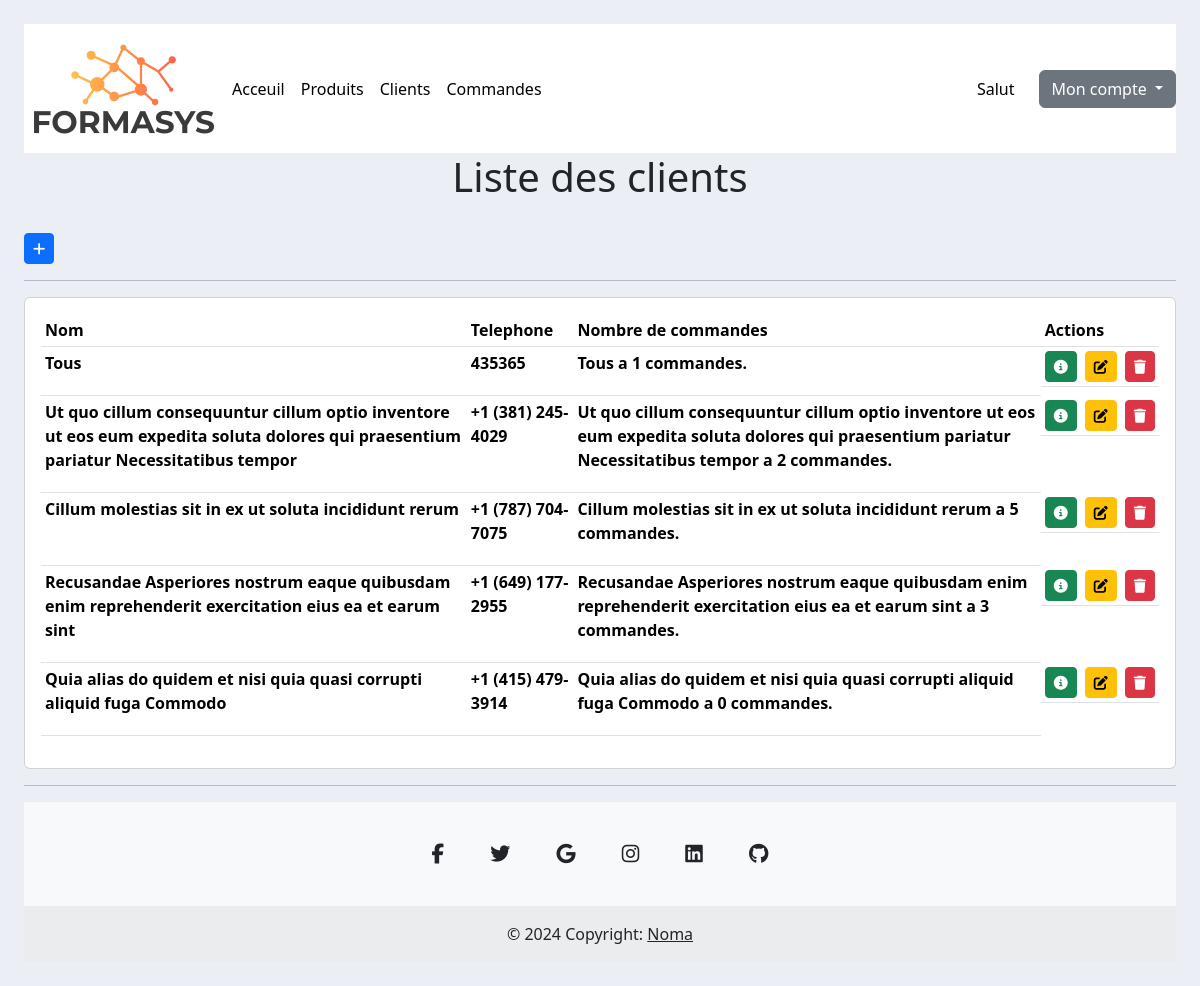
The app's page /client/list_client/ (signed in), older data.
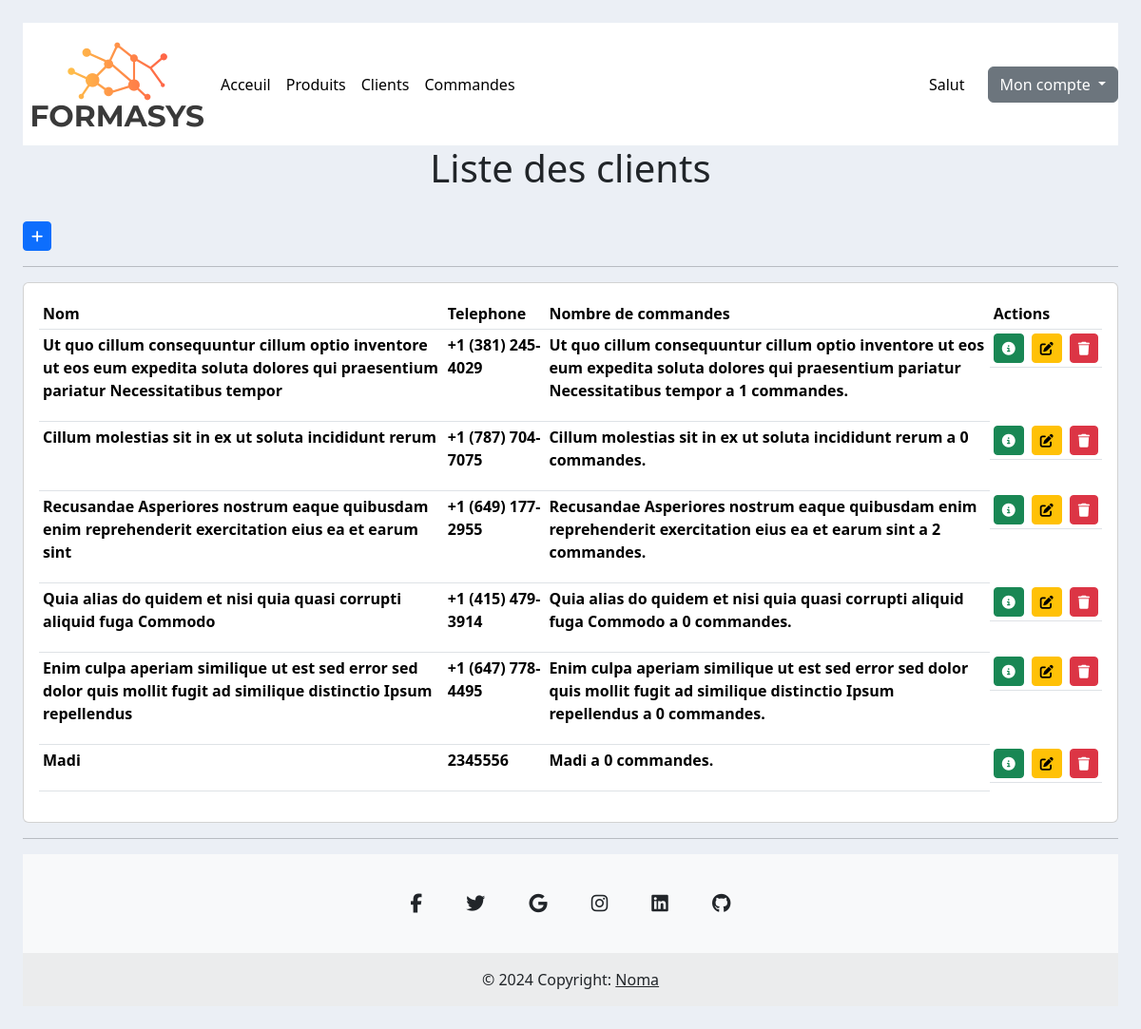
The same page, newer data.
### client/models.py (models this page shows, shortened)
class Client(models.Model):
    nom = models.CharField(max_length=200, blank=False, null=False)
    telephone = models.CharField(max_length=200, blank=False, null=False)  # Fixed typo in 'max_length'
    date_creation = models.DateTimeField(auto_now_add=True)

### client/views.py (the view)
# urls.py: path('list_client/', views.list_client, name='list_client'),
@login_required(login_url='login')
def list_client(request):
    clients = Client.objects.annotate(commande_count=Count('commande'))
    context = {'clients': clients}
    return render(request, 'client/list.html', context)

### templates/client/list.html
{% extends 'main.html' %}
{% block content %}
    <h1 class="text-center">Liste des clients</h1>
	<br>
<div class="row">
	<div class="col-md">
			<a class="btn btn-primary  btn-sm btn-block" href="{% url 'ajouter_client' %}"><i class="fa-solid fa-plus"></i></a>
		<hr>
		<div class="card card-body">
			<table class="table table-sm">
				<tr>
					<th>Nom</th>
					<th>Telephone</th>
					<th>Nombre de commandes</th>
					<th>Actions</th>
				</tr>
				{% for client in clients %}
				<tr>
				<th>{{client.nom}}</th>
				<th>{{client.telephone}}</th>
				<th>  <p>{{ client.nom }} a {{ client.commande_count }} commandes.</p></th>
				<th class="d-flex justify-content-around gap-2">
					<a class="btn btn-sm btn-success" href="{% url 'client' client.id %}"><i class="fa-solid fa-circle-info"></i></a>
					<a class="btn btn-warning  btn-sm btn-block" href="{% url 'editer_client' client.id %}"><i class="fas fa-edit"></i></a>
				<a class="btn btn-danger  btn-sm btn-block" href="{% url 'supprimer_client' client.id %}"><i class="fas fa-trash"></i></a>
</th>
               </tr>
				{% endfor  %}
			</table>
		</div>
	</div>
</div>
{% endblock content%}

Row changes from the older to the newer data that the page shows:
removed Client: nom "Tous", telephone "435365", commande_count "1"
computed for Client (number 1 of 6 on the later page): commande_count "2" → "1"
computed for Client "Cillum molestias sit in ex ut soluta incididunt rerum": commande_count "5" → "0"
computed for Client (number 3 of 6 on the later page): commande_count "3" → "2"
added Client: nom "Enim culpa aperiam similique ut est sed error sed dolor quis mollit fugit ad similique distinctio Ipsum repellendus", telephone "+1 (647) 778-4495", commande_count "0"
added Client: nom "Madi", telephone "2345556", commande_count "0"
